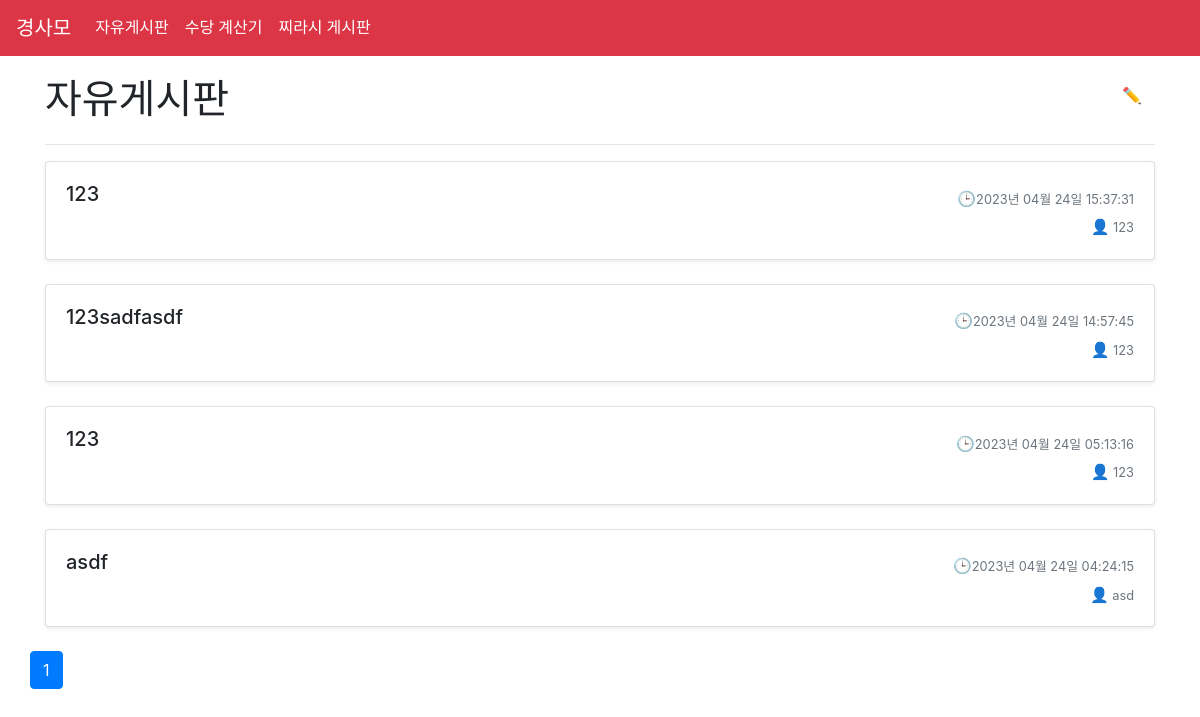
The app's page /posts/, older data.
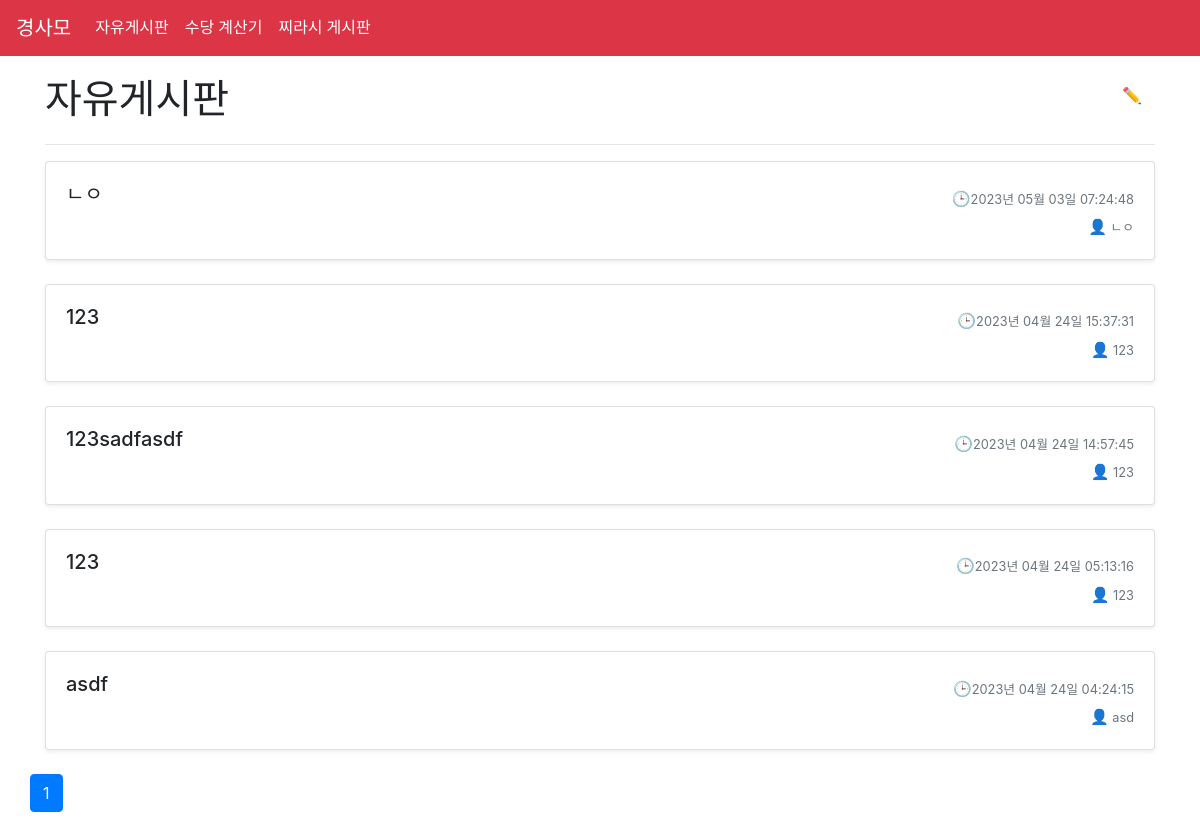
The same page, newer data.
### Posts/models.py (models this page shows, shortened)
class Post(models.Model):
    title = models.CharField(max_length=20)
    content = HTMLField()
    image = models.ImageField(upload_to='images/', blank=True, null=True)
    pub_date = models.DateTimeField(auto_now_add=True)
    author = models.CharField(max_length=8)
    author_ip = models.CharField(max_length=15)
    password = models.CharField(max_length=100)
    is_deleted = models.BooleanField(default=False)

### Posts/views.py (the view)
# urls.py: path('', ListPostView.as_view(), name='post_list'),
class ListPostView(ListView):
    model = Post
    template_name = 'Posts/list_post.html'
    context_object_name = 'posts'
    ordering = ['-pub_date']
    paginate_by = 10
    def get_context_data(self, **kwargs):
        context = super().get_context_data(**kwargs)
        page = self.request.GET.get('page')
        paginator = Paginator(context['posts'], self.paginate_by)
        context['posts'] = paginator.get_page(page)
        for post in context['posts']:
            post_time = post.pub_date.replace(tzinfo=None)
            post.time = time_elapsed_string(post_time)
        return context

### Posts/views.py (called while the page is built)
def time_elapsed_string(dt):
    diff = datetime.datetime.utcnow() - dt
    diff_in_minutes = diff.total_seconds() / 60.0
    if diff_in_minutes < 1:
        return '방금 전'
    elif diff_in_minutes < 60:
        return f'{int(diff_in_minutes)}분 전'
    elif diff_in_minutes < 24 * 60:
        return f'{int(diff_in_minutes // 60)}시간 전'
    else:
        return dt.strftime('%Y년 %m월 %d일 %H:%M:%S')

### Posts/templates/Posts/list_post.html (shortened to what this page needs)
{% extends 'base.html' %}
{% block content %}
<div class="container">
  <div class="posts-header">
    <h1 style="font-family: 'SBTitle'">자유게시판</h1>
    <div>
      <a href="{% url 'Posts:post_new' %}" class="btn">✏️</a>
    </div>
  </div>
  <hr>
  {% if posts %}
  <div class="row">
    {% for post in posts %}
    {% if post.is_deleted %}
    {% else %}
    <div class="col-md-12">
      <div class="card mb-4 shadow-sm">
        <div class="card-body">
          <div class="d-flex justify-content-between align-items-center">
            <h5 class="card-title">{{ post.title }}</h5>
            <small class="text-muted"><span class="emoji" style="font-size: 15px;">🕒</span>{{ post.time}}</small>
          </div>
          <small class="text-muted"><span class="emoji" style="font-size: 15px;">👤</span> {{ post.author }}</small>
        </div>
      </div>
    </div>
    {% endif %}
    {% endfor %}
      <nav aria-label="Page navigation example", class = "text-center">
        <ul class="pagination justify-content-center text-center">
          {% for num in page_obj.paginator.page_range %}
          {% if page_obj.number == num %}
          <li class="page-item active">
            <a class="page-link btn-rounded" href="#">{{ num }}</a>
          </li>
          {% elif num > page_obj.number|add:'-3' and num < page_obj.number|add:'3' %}
          <li class="page-item">
            <a class="page-link btn-rounded" href="?page={{ num }}">{{ num }}</a>
          </li>
          {% endif %}
          {% endfor %}
        </ul>
      </nav>
    {% else %}
      <p>No posts are available.</p>
    {% endif %}
  </div>
{% endblock %}

Row changes from the older to the newer data that the page shows:
added Post: title "ㄴㅇ", time "2023년 05월 03일 07:24:48", author "ㄴㅇ"
